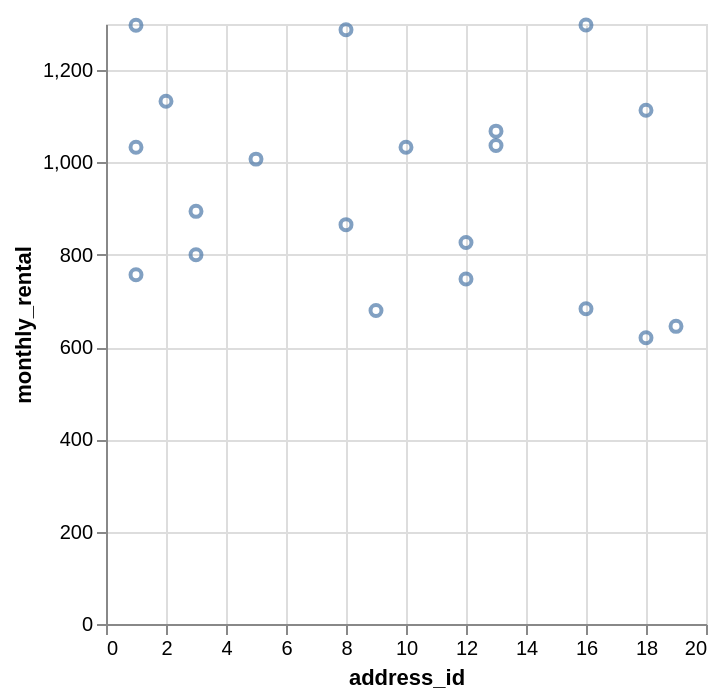

Source (Vega-Lite JSON):
### Vega-Lite specification from a JSON file in a GitHub repository (floating-point values rounded to 4 significant figures)
{"data": {"values": [{"x_data": 16, "y_data": 1298.0}, {"x_data": 1, "y_data": 1297.0}, {"x_data": 8, "y_data": 1288.0}, {"x_data": 2, "y_data": 1133.0}, {"x_data": 18, "y_data": 1113.0}, {"x_data": 13, "y_data": 1068.0}, {"x_data": 13, "y_data": 1037.0}, {"x_data": 10, "y_data": 1033.0}, {"x_data": 1, "y_data": 1033.0}, {"x_data": 5, "y_data": 1007.0}, {"x_data": 3, "y_data": 894.1}, {"x_data": 8, "y_data": 865.3}, {"x_data": 12, "y_data": 826.4}, {"x_data": 3, "y_data": 800.1}, {"x_data": 1, "y_data": 756.7}, {"x_data": 12, "y_data": 747.5}, {"x_data": 16, "y_data": 683.1}, {"x_data": 9, "y_data": 679.3}, {"x_data": 19, "y_data": 644.9}, {"x_data": 18, "y_data": 620.3}]}, "mark": "point", "encoding": {"x": {"field": "x_data", "type": "quantitative", "title": "address_id"}, "y": {"field": "y_data", "type": "quantitative", "title": "monthly_rental"}}}
